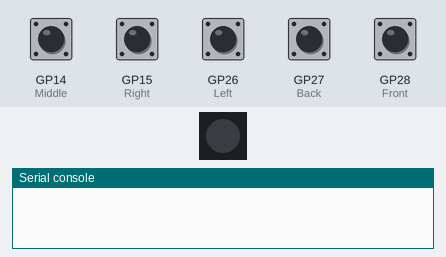
Recording of a program running on a simulated Raspberry Pi Pico running MicroPython. Shown: 1 RGB LEDs in strip order, left to right, the last lines printed to the serial console. The test bench sets the inputs (shaded band); at power-on: GP14 (Middle), GP15 (Right), GP26 (Left), GP27 (Back), GP28 (Front) HIGH. Dim RGB values are drawn brighter than linear.

Above: at 1.2 s.
1.3 s: GP14 (Middle) pulled LOW for 0.15 s
At 1.41 s:
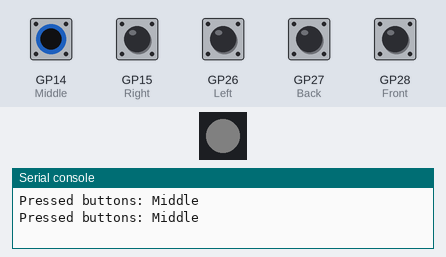
3.0 s: GP15 (Right) pulled LOW for 0.15 s
At 3.9 s:
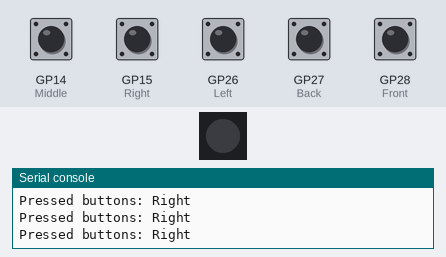
4.6 s: GP26 (Left) pulled LOW for 0.15 s
At 5.2 s:
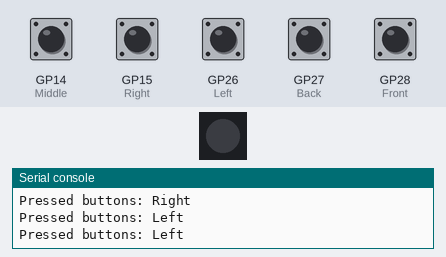
6.2 s: GP27 (Back) pulled LOW for 0.15 s
At 6.31 s:
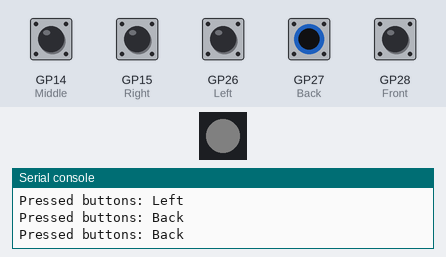
7.8 s: GP28 (Front) pulled LOW for 0.15 s
At 8.9 s:
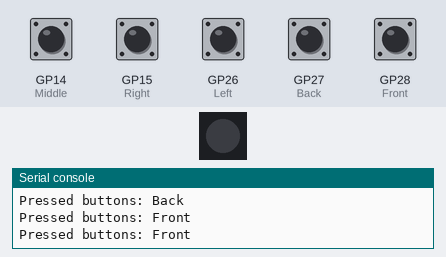
9.4 s: GP14 (Middle) driven LOW and GP15 (Right) driven LOW
At 10.5 s:
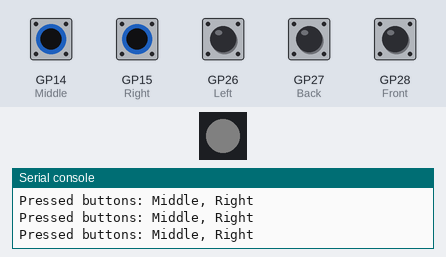
Timing chart, 0 to 11.9 s (numbered marks = the images above; inputs shaded):
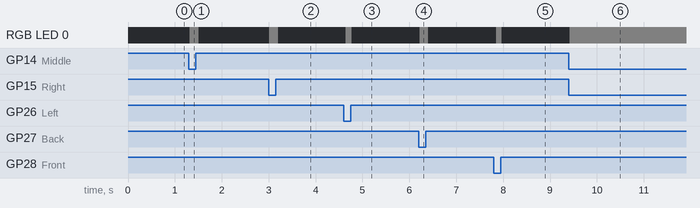

The program:

main.py
```python
"""
Use RB22350-zero board to read digital inputs from a hat switch and control the onboard LED.
"""


from machine import Pin
import time
import neopixel

# ----- Configuration -----

# Button polling frequency (in Hertz)
polling_frequency_hz = 16
polling_interval_sec = 1 / polling_frequency_hz

# WS2812 LED setup (connected to GP16)
NUM_LEDS = 1
led_pin = Pin(16, Pin.OUT)
led_strip = neopixel.NeoPixel(led_pin, NUM_LEDS)

# Button pins mapped by label
buttons = {
    "Middle": Pin(14, Pin.IN, Pin.PULL_UP),
    "Right":  Pin(15, Pin.IN, Pin.PULL_UP),
    "Left":   Pin(26, Pin.IN, Pin.PULL_UP),
    "Back":   Pin(27, Pin.IN, Pin.PULL_UP),
    "Front":  Pin(28, Pin.IN, Pin.PULL_UP)
}

# ----- LED Control Functions -----

def turn_on_led(color=(50, 50, 50)):  # RGB: soft white
    led_strip[0] = color
    led_strip.write()

def turn_off_led():
    led_strip[0] = (0, 0, 0)
    led_strip.write()

# ----- Main Loop -----

while True:
    pressed_buttons = []

    for name, pin in buttons.items():
        if pin.value() == 0:  # Active LOW: pressed = 0
            pressed_buttons.append(name)

    if pressed_buttons:
        print("Pressed buttons:", ", ".join(pressed_buttons))
        turn_on_led((5,5,5))  # RGB: dim white
    else:
        # print("No buttons pressed.")
        turn_off_led()

    time.sleep(polling_interval_sec)
```

Measured:
- after the input at 1.3 s, RGB LED 0: off → RGB(5, 5, 5) at once, → off 0.19 s later
- after the input at 3.0 s, RGB LED 0: off → RGB(5, 5, 5) at once, → off 0.19 s later
- after the input at 4.6 s, RGB LED 0: off → RGB(5, 5, 5) after 0.05 s, → off 0.13 s later
- after the input at 6.2 s, RGB LED 0: off → RGB(5, 5, 5) at once, → off 0.19 s later
- after the input at 7.8 s, RGB LED 0: off → RGB(5, 5, 5) after 0.05 s, → off 0.13 s later
- after the input at 9.4 s, RGB LED 0: off → RGB(5, 5, 5) at once
